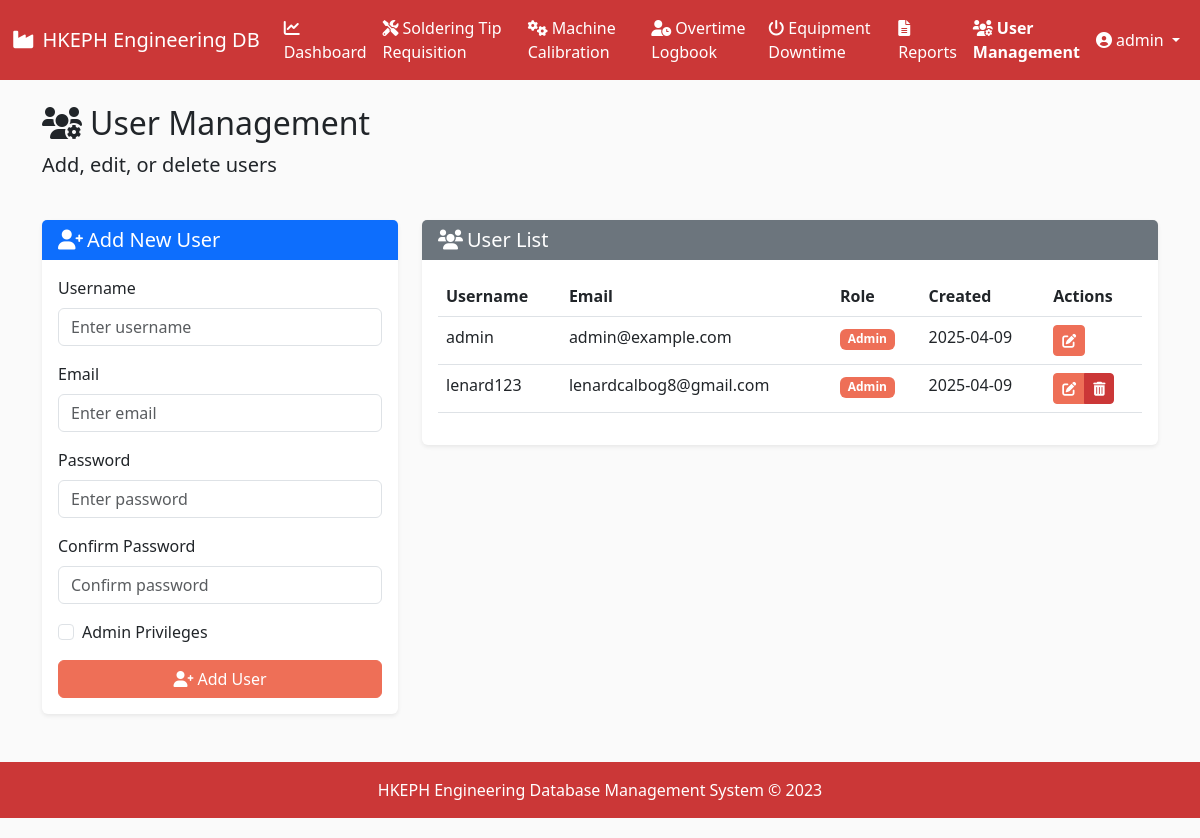
Screenshot of /users (signed in) with the database file from the repository.
### models.py (models this page shows, shortened)
class User(UserMixin, db.Model):
    id = db.Column(db.Integer, primary_key=True)
    username = db.Column(db.String(64), unique=True, nullable=False)
    email = db.Column(db.String(120), unique=True, nullable=False)
    password_hash = db.Column(db.String(256), nullable=False)
    is_admin = db.Column(db.Boolean, default=False)
    date_created = db.Column(db.DateTime, default=datetime.utcnow)

### routes.py (the view)
@app.route('/users')
@login_required
def user_management():
    if not current_user.is_admin:
        flash('Access denied. Admin privileges required.', 'danger')
        return redirect(url_for('dashboard'))
    users = User.query.all()
    form = UserForm()
    return render_template('user_management.html', users=users, form=form)

### forms.py
class UserForm(FlaskForm):
    username = StringField('Username', validators=[DataRequired(), Length(min=3, max=64)])
    email = StringField('Email', validators=[DataRequired(), Email(), Length(max=120)])
    password = PasswordField('Password', validators=[Optional(), Length(min=6, max=64)])
    confirm_password = PasswordField('Confirm Password', validators=[
        Optional(),
        EqualTo('password', message='Passwords must match')
    ])
    is_admin = BooleanField('Admin Privileges')

### app.py (called while the page is built)
@login_manager.user_loader
def load_user(user_id):
    return User.query.get(int(user_id))

### templates/user_management.html (shortened to what this page needs)
{% extends 'base.html' %}
{% block content %}
<div class="row mb-4">
    <div class="col">
        <h2><i class="fas fa-users-cog me-2"></i>User Management</h2>
        <p class="lead">Add, edit, or delete users</p>
    </div>
</div>
<div class="row mb-4">
    <div class="col-md-4">
        <div class="card">
            <div class="card-header bg-primary text-white">
                <h5 class="mb-0">
                    {% if edit_user %}
                    <i class="fas fa-user-edit me-1"></i>Edit User
                    {% else %}
                    <i class="fas fa-user-plus me-1"></i>Add New User
                    {% endif %}
                </h5>
            </div>
            <div class="card-body">
                {% if edit_user %}
                <form method="POST" action="{{ url_for('edit_user', user_id=edit_user.id) }}">
                {% else %}
                <form method="POST" action="{{ url_for('add_user') }}">
                {% endif %}
                    <div class="mb-3">
                        <label for="username" class="form-label">Username</label>
                        {{ form.username(class="form-control", placeholder="Enter username") }}
                    </div>
                    <div class="mb-3">
                        <label for="email" class="form-label">Email</label>
                        {{ form.email(class="form-control", placeholder="Enter email") }}
                    </div>
                    <div class="mb-3">
                        <label for="password" class="form-label">
                            Password
                        </label>
                        {{ form.password(class="form-control", placeholder="Enter password") }}
                    </div>
                    <div class="mb-3">
                        <label for="confirm_password" class="form-label">Confirm Password</label>
                        {{ form.confirm_password(class="form-control", placeholder="Confirm password") }}
                    </div>
                    <div class="mb-3 form-check">
                        {{ form.is_admin(class="form-check-input") }}
                        <label class="form-check-label" for="is_admin">Admin Privileges</label>
                    </div>
                    <div class="d-grid gap-2">
                        {% if edit_user %}
                        <button type="submit" class="btn btn-primary">
                            <i class="fas fa-save me-1"></i>Update User
                        </button>
                        <a href="{{ url_for('user_management') }}" class="btn btn-secondary">
                            <i class="fas fa-times me-1"></i>Cancel
                        </a>
                        {% else %}
                        <button type="submit" class="btn btn-primary">
                            <i class="fas fa-user-plus me-1"></i>Add User
                        </button>
                        {% endif %}
                    </div>
                </form>
            </div>
        </div>
    </div>
    <div class="col-md-8">
        <div class="card">
            <div class="card-header bg-secondary text-white">
                <h5 class="mb-0"><i class="fas fa-users me-1"></i>User List</h5>
            </div>
            <div class="card-body">
                <div class="table-responsive">
                    <table class="table table-hover">
                        <thead>
                            <tr>
                                <th>Username</th>
                                <th>Email</th>
                                <th>Role</th>
                                <th>Created</th>
                                <th>Actions</th>
                            </tr>
                        </thead>
                        <tbody>
                            {% for user in users %}
                            <tr>
                                <td>{{ user.username }}</td>
                                <td>{{ user.email }}</td>
                                <td>
                                    {% if user.is_admin %}
                                    <span class="badge bg-primary">Admin</span>
                                    {% else %}
                                    <span class="badge bg-secondary">User</span>
                                    {% endif %}
                                </td>
                                <td>{{ user.date_created.strftime('%Y-%m-%d') }}</td>
                                <td>
                                    <div class="btn-group btn-group-sm" role="group">
                                        <a href="{{ url_for('edit_user', user_id=user.id) }}" class="btn btn-warning">
                                            <i class="fas fa-edit"></i>
                                        </a>
                                        {% if user.id != current_user.id %}
                                        <button type="button" class="btn btn-danger" data-bs-toggle="modal" data-bs-target="#deleteUserModal-{{ user.id }}">
                                            <i class="fas fa-trash-alt"></i>
                                        </button>
                                        {% endif %}
                                    </div>
                                </td>
                            </tr>
                            {% endfor %}
                        </tbody>
                    </table>
                </div>
            </div>
        </div>
    </div>
</div>
{% endblock %}

### templates/base.html (shortened to what this page needs)
<!DOCTYPE html>
<html lang="en" data-bs-theme="light">
<head>
    <link href="https://cdn.jsdelivr.net/npm/bootstrap@5.3.0/dist/css/bootstrap.min.css" rel="stylesheet">
    <link rel="stylesheet" href="https://cdnjs.cloudflare.com/ajax/libs/font-awesome/6.0.0/css/all.min.css">
    <link rel="stylesheet" type="text/css" href="https://cdn.jsdelivr.net/npm/daterangepicker/daterangepicker.css" />
    <link rel="stylesheet" href="{{ url_for('static', filename='css/style.css') }}">
</head>
<body>
    <nav class="navbar navbar-expand-lg" style="background-color: var(--accent-secondary); color: white;">
        <div class="container-fluid">
            <a class="navbar-brand text-white" href="{{ url_for('dashboard') }}">
                <i class="fas fa-industry me-2"></i>HKEPH Engineering DB
            </a>
            <div class="collapse navbar-collapse" id="navbarNav">
                {% if current_user.is_authenticated %}
                <ul class="navbar-nav">
                    <li class="nav-item">
                        <a class="nav-link text-white {% if request.path == url_for('dashboard') %}active fw-bold{% endif %}" href="{{ url_for('dashboard') }}">
                            <i class="fas fa-chart-line me-1"></i>Dashboard
                        </a>
                    </li>
                    <li class="nav-item">
                        <a class="nav-link text-white {% if request.path == url_for('soldering_tips') %}active fw-bold{% endif %}" href="{{ url_for('soldering_tips') }}">
                            <i class="fas fa-tools me-1"></i>Soldering Tip Requisition
                        </a>
                    </li>
                    <li class="nav-item">
                        <a class="nav-link text-white {% if request.path == url_for('machine_calibrations') %}active fw-bold{% endif %}" href="{{ url_for('machine_calibrations') }}">
                            <i class="fas fa-cogs me-1"></i>Machine Calibration
                        </a>
                    </li>
                    <li class="nav-item">
                        <a class="nav-link text-white {% if request.path == url_for('overtime_logbook') %}active fw-bold{% endif %}" href="{{ url_for('overtime_logbook') }}">
                            <i class="fas fa-user-clock me-1"></i>Overtime Logbook
                        </a>
                    </li>
                    <li class="nav-item">
                        <a class="nav-link text-white {% if request.path == url_for('equipment_downtime') %}active fw-bold{% endif %}" href="{{ url_for('equipment_downtime') }}">
                            <i class="fas fa-power-off me-1"></i>Equipment Downtime
                        </a>
                    </li>
                    <li class="nav-item">
                        <a class="nav-link text-white {% if request.path == url_for('reports') %}active fw-bold{% endif %}" href="{{ url_for('reports') }}">
                            <i class="fas fa-file-alt me-1"></i>Reports
                        </a>
                    </li>
                    {% if current_user.is_admin %}
                    <li class="nav-item">
                        <a class="nav-link text-white {% if request.path == url_for('user_management') %}active fw-bold{% endif %}" href="{{ url_for('user_management') }}">
                            <i class="fas fa-users-cog me-1"></i>User Management
                        </a>
                    </li>
                    {% endif %}
                </ul>
                <ul class="navbar-nav ms-auto">
                    <li class="nav-item dropdown">
                        <a class="nav-link dropdown-toggle text-white" href="#" id="navbarDropdown" role="button" data-bs-toggle="dropdown" aria-expanded="false">
                            <i class="fas fa-user-circle me-1"></i>{{ current_user.username }}
                        </a>
                    </li>
                </ul>
                {% endif %}
            </div>
        </div>
    </nav>
    <main class="container mt-4 mb-5">
        {% block content %}{% endblock %}
    </main>
    <footer class="py-3 mt-5" style="background-color: var(--accent-secondary); color: white;">
        <div class="container text-center">
            <p class="mb-0">HKEPH Engineering Database Management System &copy; 2023</p>
        </div>
    </footer>
</body>
</html>

### static/css/style.css (style rules this page uses)
:root { --light-bg: #FAFAFA; --light-secondary: #E3E3E3; --accent-primary: #EE6F57; --accent-secondary: #CB3737; }
body { padding-bottom: 20px; }
.card { border: none; box-shadow: 0 0.125rem 0.25rem rgba(0, 0, 0, 0.075); transition: all 0.3s ease; }
.card-header { border-bottom: none; }
.table th { font-weight: 600; border-top: none; }
.btn-primary { background-color: var(--accent-primary); border-color: var(--accent-primary); }
.btn-warning { background-color: var(--accent-primary); border-color: var(--accent-primary); color: white; }
.btn-danger { background-color: var(--accent-secondary); border-color: var(--accent-secondary); }
.badge.bg-primary { background-color: var(--accent-primary) !important; }
.btn-group > .btn { margin-right: 0; }

### templates/base.html (style rules this page uses)
body { background-color: var(--light-bg); }

### rows the page displays
User: username "admin", email "admin@example.com", is_admin "Admin", date_created "2025-04-09"
User: username "lenard123", email "lenardcalbog8@gmail.com", is_admin "Admin", date_created "2025-04-09"
